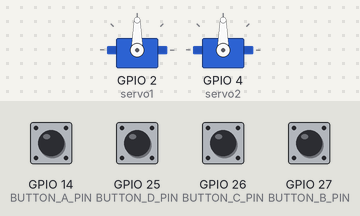
Bench run of a sketch on a simulated ESP32. Shown: 2 × servo. Inputs (shaded band) come from the test bench; at power-on: GPIO 14 (BUTTON_A_PIN), GPIO 25 (BUTTON_D_PIN), GPIO 26 (BUTTON_C_PIN), GPIO 27 (BUTTON_B_PIN) LOW. What the sketch prints to the serial monitor is not drawn.

Above: at 1.2 s.
1.3 s: GPIO 14 (BUTTON_A_PIN) pulled HIGH for 0.15 s
4.3 s: GPIO 27 (BUTTON_B_PIN) pulled HIGH for 0.15 s
At 5.5 s:
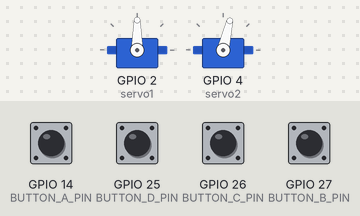
7.3 s: GPIO 25 (BUTTON_D_PIN) pulled HIGH for 0.15 s
At 8.3 s:
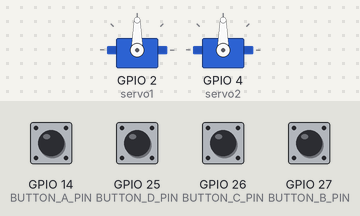
8.9 s: GPIO 26 (BUTTON_C_PIN) pulled HIGH for 1 s
At 10.59 s:
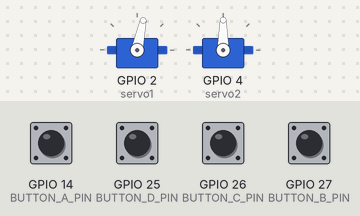
11.4 s: GPIO 14 (BUTTON_A_PIN) pulled HIGH for 1 s
At 13.4 s:
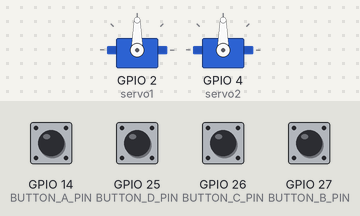
14.5 s: GPIO 26 (BUTTON_C_PIN) pulled HIGH for 0.15 s
Timing chart, 0 to 18.6 s (numbered marks = the images above; inputs shaded):
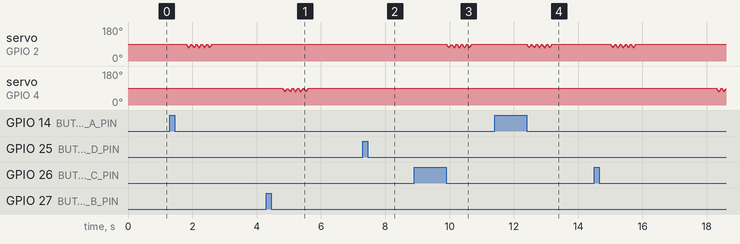

Measured:
- after the input at 4.3 s, servo on GPIO 2 (servo1): stops changing and stays 90°
- after the input at 7.3 s, servo on GPIO 4 (servo2): stops changing and stays 90°
- after the input at 11.4 s, servo on GPIO 4 (servo2): stops changing and stays 90°

The sketch:

LagartijaV2.ino
```cpp
#include <Arduino.h>
#include <ESP32Servo.h>

// Pines del receptor RF RX480-E-WQ
#define BUTTON_A_PIN 14  // D0
#define BUTTON_B_PIN 27  // D1
#define BUTTON_C_PIN 26  // D2
#define BUTTON_D_PIN 25  // D3

// Servos
Servo servo1; // Cabeza
Servo servo2; // Cola

// Ángulos y dirección
int angle1 = 90;
int angle2 = 90;
int direction1 = -1;
int direction2 = -1;

unsigned long previousMillis = 0;
unsigned long waitStartMillis = 0;
const int interval = 4;
const int waitDuration = 2500;

const int minAngle = 70;
const int maxAngle = 90;

// Estados para movimiento individual
int moveCount1 = 0;
int moveCount2 = 0;
bool isServo1Active = false;
bool isServo2Active = false;
bool isWaiting = false;

// 🔁 Modo alternado infinito (botón C)
bool modoAlternado = false;
bool moverCabezaAhora = true; // para alternar entre cabeza y cola

void setup() {
  Serial.begin(115200);

  // Entradas del módulo RF
  pinMode(BUTTON_A_PIN, INPUT);
  pinMode(BUTTON_B_PIN, INPUT);
  pinMode(BUTTON_C_PIN, INPUT);
  pinMode(BUTTON_D_PIN, INPUT);

  // Conectar servos
  servo1.attach(2);
  servo2.attach(4);

  // Posición inicial
  servo1.write(angle1);
  servo2.write(angle2);
}

void loop() {
  unsigned long currentMillis = millis();

  // Leer botones
  bool buttonA = digitalRead(BUTTON_A_PIN);
  bool buttonB = digitalRead(BUTTON_B_PIN);
  bool buttonC = digitalRead(BUTTON_C_PIN);
  bool buttonD = digitalRead(BUTTON_D_PIN);

  // --- Botón A: solo cabeza
  if (buttonA) {
    modoAlternado = false;
    isServo1Active = true;
    isServo2Active = false;
    isWaiting = false;
    moveCount1 = 0;
    Serial.println("🟢 Activado solo Cabeza");
    delay(500);
  }

  // --- Botón B: solo cola
  if (buttonB) {
    modoAlternado = false;
    isServo1Active = false;
    isServo2Active = true;
    isWaiting = false;
    moveCount2 = 0;
    Serial.println("🟢 Activado solo Cola");
    delay(500);
  }

  // --- Botón C: modo alternado 10 ciclos ↔ 10 ciclos
  if (buttonC) {
    modoAlternado = true;
    moverCabezaAhora = true;
    isServo1Active = true;
    isServo2Active = false;
    isWaiting = false;
    moveCount1 = 0;
    moveCount2 = 0;
    Serial.println("🔁 Activado Cabeza 10 ciclos ➜ Cola 10 ciclos ➜ loop...");
    delay(500);
  }

  // --- Botón D: detener todo
  if (buttonD) {
    modoAlternado = false;
    isServo1Active = false;
    isServo2Active = false;
    isWaiting = false;
    Serial.println("🔴 Movimiento detenido");
    delay(500);
  }

  // --- Espera entre bloques de movimiento
  if (isWaiting) {
    if (currentMillis - waitStartMillis >= waitDuration) {
      isWaiting = false;

      if (modoAlternado) {
        moverCabezaAhora = !moverCabezaAhora;
        isServo1Active = moverCabezaAhora;
        isServo2Active = !moverCabezaAhora;
        moveCount1 = 0;
        moveCount2 = 0;
      }
    }
    return;
  }

  // --- Movimiento de servos
  if (currentMillis - previousMillis >= interval) {
    previousMillis = currentMillis;

    // 🔁 Modo alternado (C)
    if (modoAlternado) {
      if (isServo1Active) {
        angle1 += direction1;
        if (angle1 <= minAngle || angle1 >= maxAngle) {
          direction1 *= -1;
          moveCount1++;
        }
        servo1.write(angle1);

        if (moveCount1 >= 10) {
          isWaiting = true;
          waitStartMillis = currentMillis;
        }
      }

      if (isServo2Active) {
        angle2 += direction2;
        if (angle2 <= minAngle || angle2 >= maxAngle) {
          direction2 *= -1;
          moveCount2++;
        }
        servo2.write(angle2);

        if (moveCount2 >= 10) {
          isWaiting = true;
          waitStartMillis = currentMillis;
        }
      }

    } else {
      // Modos A y B normales
      if (isServo1Active) {
        angle1 += direction1;
        if (angle1 <= minAngle || angle1 >= maxAngle) {
          direction1 *= -1;
          moveCount1++;
        }
        servo1.write(angle1);

        if (moveCount1 >= 10) {
          isWaiting = true;
          waitStartMillis = currentMillis;
          moveCount1 = 0;
        }
      }

      if (isServo2Active) {
        angle2 += direction2;
        if (angle2 <= minAngle || angle2 >= maxAngle) {
          direction2 *= -1;
          moveCount2++;
        }
        servo2.write(angle2);

        if (moveCount2 >= 10) {
          isWaiting = true;
          waitStartMillis = currentMillis;
          moveCount2 = 0;
        }
      }
    }
  }
}
```
